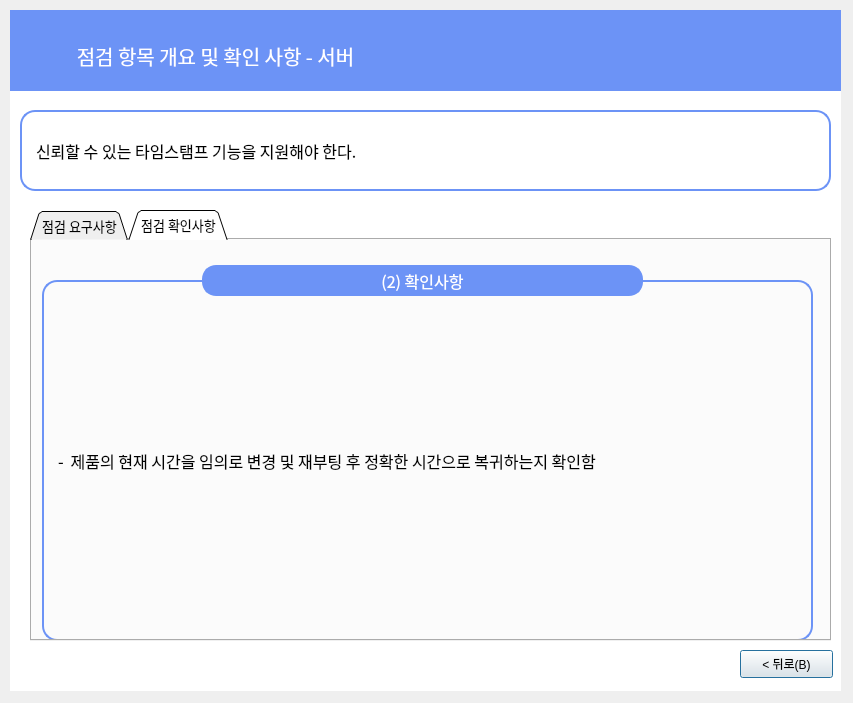
<?xml version="1.0" encoding="UTF-8"?>
<ui version="4.0">
 <class>Dialog</class>
 <widget class="QDialog" name="Dialog">
  <property name="geometry">
   <rect>
    <x>0</x>
    <y>0</y>
    <width>853</width>
    <height>703</height>
   </rect>
  </property>
  <property name="windowTitle">
   <string>Dialog</string>
  </property>
  <widget class="QLabel" name="label_6">
   <property name="geometry">
    <rect>
     <x>10</x>
     <y>10</y>
     <width>831</width>
     <height>681</height>
    </rect>
   </property>
   <property name="font">
    <font>
     <family>Gmarket Sans TTF</family>
     <pointsize>16</pointsize>
     <weight>50</weight>
     <bold>false</bold>
     <kerning>true</kerning>
    </font>
   </property>
   <property name="autoFillBackground">
    <bool>false</bool>
   </property>
   <property name="styleSheet">
    <string notr="true">background-color: rgb(255,255,255);
border-color: rgb(0, 0, 0);</string>
   </property>
   <property name="text">
    <string/>
   </property>
   <property name="scaledContents">
    <bool>false</bool>
   </property>
   <property name="alignment">
    <set>Qt::AlignCenter</set>
   </property>
  </widget>
  <widget class="QLabel" name="label_7">
   <property name="geometry">
    <rect>
     <x>10</x>
     <y>10</y>
     <width>831</width>
     <height>81</height>
    </rect>
   </property>
   <property name="font">
    <font>
     <family>Gmarket Sans TTF</family>
     <pointsize>11</pointsize>
     <weight>50</weight>
     <bold>false</bold>
     <kerning>true</kerning>
    </font>
   </property>
   <property name="autoFillBackground">
    <bool>false</bool>
   </property>
   <property name="styleSheet">
    <string notr="true">background-color: rgb(108, 147, 246);
border-color: rgb(0, 0, 0);</string>
   </property>
   <property name="text">
    <string/>
   </property>
   <property name="scaledContents">
    <bool>false</bool>
   </property>
  </widget>
  <widget class="QLabel" name="label_8">
   <property name="geometry">
    <rect>
     <x>10</x>
     <y>30</y>
     <width>411</width>
     <height>51</height>
    </rect>
   </property>
   <property name="font">
    <font>
     <family>AppleSDGothicNeoM00</family>
     <pointsize>15</pointsize>
    </font>
   </property>
   <property name="styleSheet">
    <string notr="true">color : rgb(255, 255, 255)</string>
   </property>
   <property name="text">
    <string>점검 항목 개요 및 확인 사항 - 서버</string>
   </property>
   <property name="alignment">
    <set>Qt::AlignCenter</set>
   </property>
  </widget>
  <widget class="QLabel" name="label_9">
   <property name="geometry">
    <rect>
     <x>20</x>
     <y>110</y>
     <width>811</width>
     <height>81</height>
    </rect>
   </property>
   <property name="font">
    <font>
     <family>AppleSDGothicNeoM00</family>
     <pointsize>12</pointsize>
     <weight>50</weight>
     <bold>false</bold>
     <kerning>true</kerning>
    </font>
   </property>
   <property name="autoFillBackground">
    <bool>false</bool>
   </property>
   <property name="styleSheet">
    <string notr="true">background-color : rgb(255, 255, 255);
padding-left:10px;
border: 2px solid rgb(108, 147, 246);
border-radius:15px</string>
   </property>
   <property name="text">
    <string>신뢰할 수 있는 타임스탬프 기능을 지원해야 한다.</string>
   </property>
   <property name="scaledContents">
    <bool>false</bool>
   </property>
  </widget>
  <widget class="QPushButton" name="pushButton_4">
   <property name="geometry">
    <rect>
     <x>740</x>
     <y>650</y>
     <width>93</width>
     <height>28</height>
    </rect>
   </property>
   <property name="text">
    <string>&lt; 뒤로(B)</string>
   </property>
  </widget>
  <widget class="QTabWidget" name="tabWidget">
   <property name="geometry">
    <rect>
     <x>30</x>
     <y>210</y>
     <width>801</width>
     <height>431</height>
    </rect>
   </property>
   <property name="font">
    <font>
     <family>AppleSDGothicNeoM00</family>
     <pointsize>10</pointsize>
    </font>
   </property>
   <property name="contextMenuPolicy">
    <enum>Qt::DefaultContextMenu</enum>
   </property>
   <property name="styleSheet">
    <string notr="true"/>
   </property>
   <property name="tabShape">
    <enum>QTabWidget::Triangular</enum>
   </property>
   <property name="currentIndex">
    <number>1</number>
   </property>
   <property name="elideMode">
    <enum>Qt::ElideNone</enum>
   </property>
   <property name="tabBarAutoHide">
    <bool>false</bool>
   </property>
   <widget class="QWidget" name="tab">
    <attribute name="title">
     <string>점검 요구사항</string>
    </attribute>
    <widget class="QLabel" name="label_21">
     <property name="geometry">
      <rect>
       <x>10</x>
       <y>40</y>
       <width>771</width>
       <height>361</height>
      </rect>
     </property>
     <property name="font">
      <font>
       <family>AppleSDGothicNeoM00</family>
       <pointsize>12</pointsize>
      </font>
     </property>
     <property name="styleSheet">
      <string notr="true">

border: 2px solid rgb(108, 147, 246);
border-radius:15px;
padding-left:10px;</string>
     </property>
     <property name="text">
      <string>- ‌ 신뢰할 수 있는 타임스탬프를 사용해서 보안 관련 사건 이벤트를 정확하게 기록해야 함
(예, NTP 등)

- ‌ 공인된 시간 소스와 동기화를 지원해야 하며 하루에 1초 이내의 정확성을 가져야 함
※ 외부 NTP 서버와 연결이 어려운 경우, 운영체제 시간을 기반으로 적용할 수 있으며
    RTC는 일정시간으로 사용을 제한하고 주기적으로 업데이트를 수행해야 함

- ‌ 감사기록 생성 시 신뢰할 수 있는 타임스탬프가 제공되어야 함</string>
     </property>
    </widget>
    <widget class="QLabel" name="label_3">
     <property name="geometry">
      <rect>
       <x>160</x>
       <y>0</y>
       <width>461</width>
       <height>81</height>
      </rect>
     </property>
     <property name="font">
      <font>
       <family>AppleSDGothicNeoM00</family>
       <pointsize>12</pointsize>
      </font>
     </property>
     <property name="styleSheet">
      <string notr="true">background-color : rgb(108, 147, 246);
color : rgb(255, 255, 255);
border: 2px solid rgb(108, 147, 246);
margin-left:10px;
margin-right:10px;
margin-top:25px;
margin-bottom:25px;
border-radius:14px
</string>
     </property>
     <property name="text">
      <string>(1) 요구사항</string>
     </property>
     <property name="alignment">
      <set>Qt::AlignCenter</set>
     </property>
    </widget>
   </widget>
   <widget class="QWidget" name="tab_2">
    <attribute name="title">
     <string>점검 확인사항</string>
    </attribute>
    <widget class="QLabel" name="label_22">
     <property name="geometry">
      <rect>
       <x>10</x>
       <y>40</y>
       <width>771</width>
       <height>361</height>
      </rect>
     </property>
     <property name="font">
      <font>
       <family>AppleSDGothicNeoM00</family>
       <pointsize>12</pointsize>
      </font>
     </property>
     <property name="styleSheet">
      <string notr="true">

border: 2px solid rgb(108, 147, 246);
border-radius:15px;
padding-left:10px</string>
     </property>
     <property name="text">
      <string>- ‌ 제품의 현재 시간을 임의로 변경 및 재부팅 후 정확한 시간으로 복귀하는지 확인함</string>
     </property>
    </widget>
    <widget class="QLabel" name="label_4">
     <property name="geometry">
      <rect>
       <x>160</x>
       <y>0</y>
       <width>461</width>
       <height>81</height>
      </rect>
     </property>
     <property name="font">
      <font>
       <family>AppleSDGothicNeoM00</family>
       <pointsize>12</pointsize>
      </font>
     </property>
     <property name="styleSheet">
      <string notr="true">background-color : rgb(108, 147, 246);
color : rgb(255, 255, 255);
border: 2px solid rgb(108, 147, 246);
margin-left:10px;
margin-right:10px;
margin-top:25px;
margin-bottom:25px;
border-radius:14px
</string>
     </property>
     <property name="text">
      <string>(2) 확인사항</string>
     </property>
     <property name="alignment">
      <set>Qt::AlignCenter</set>
     </property>
    </widget>
   </widget>
  </widget>
 </widget>
 <resources/>
 <connections/>
</ui>
